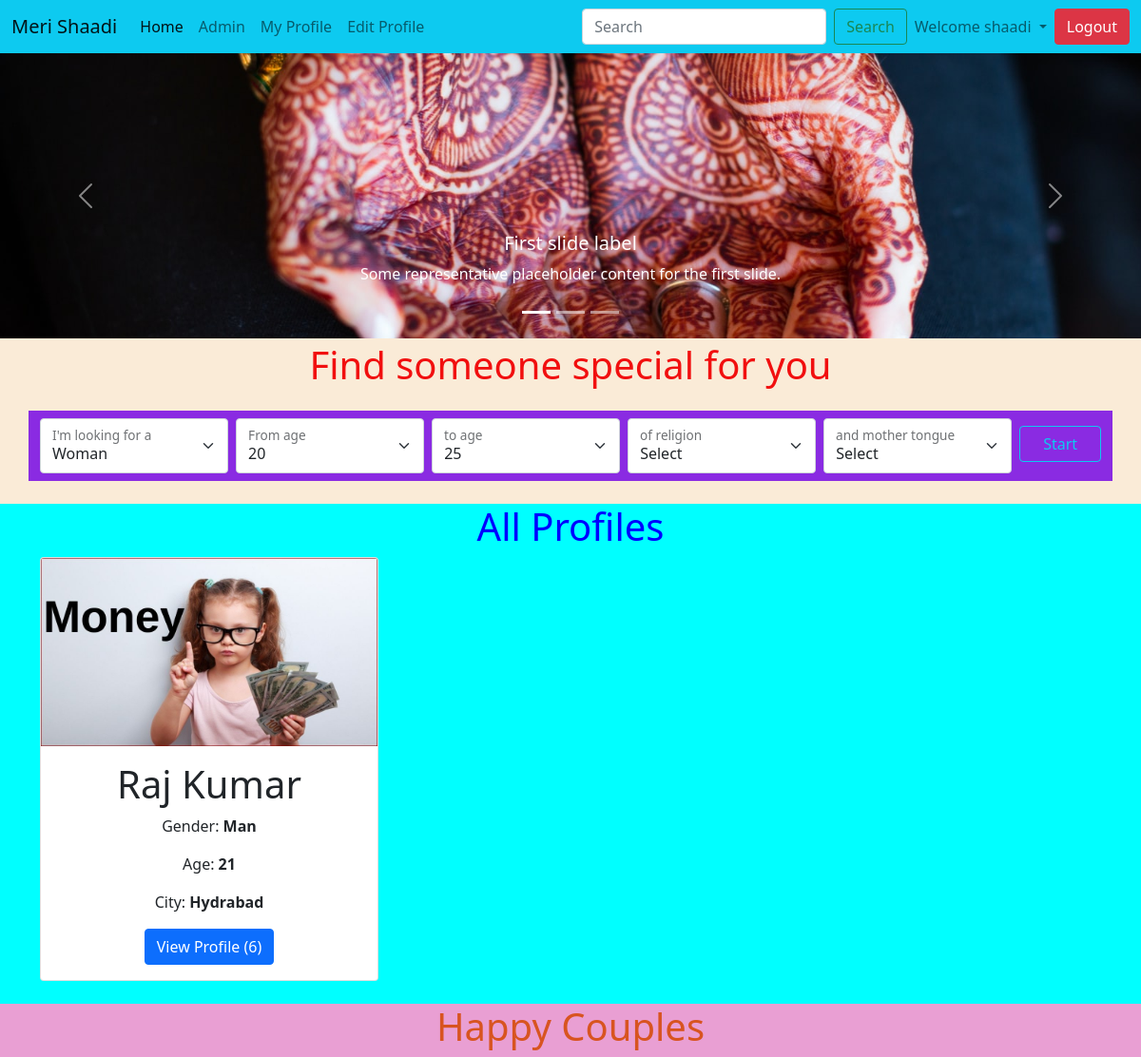
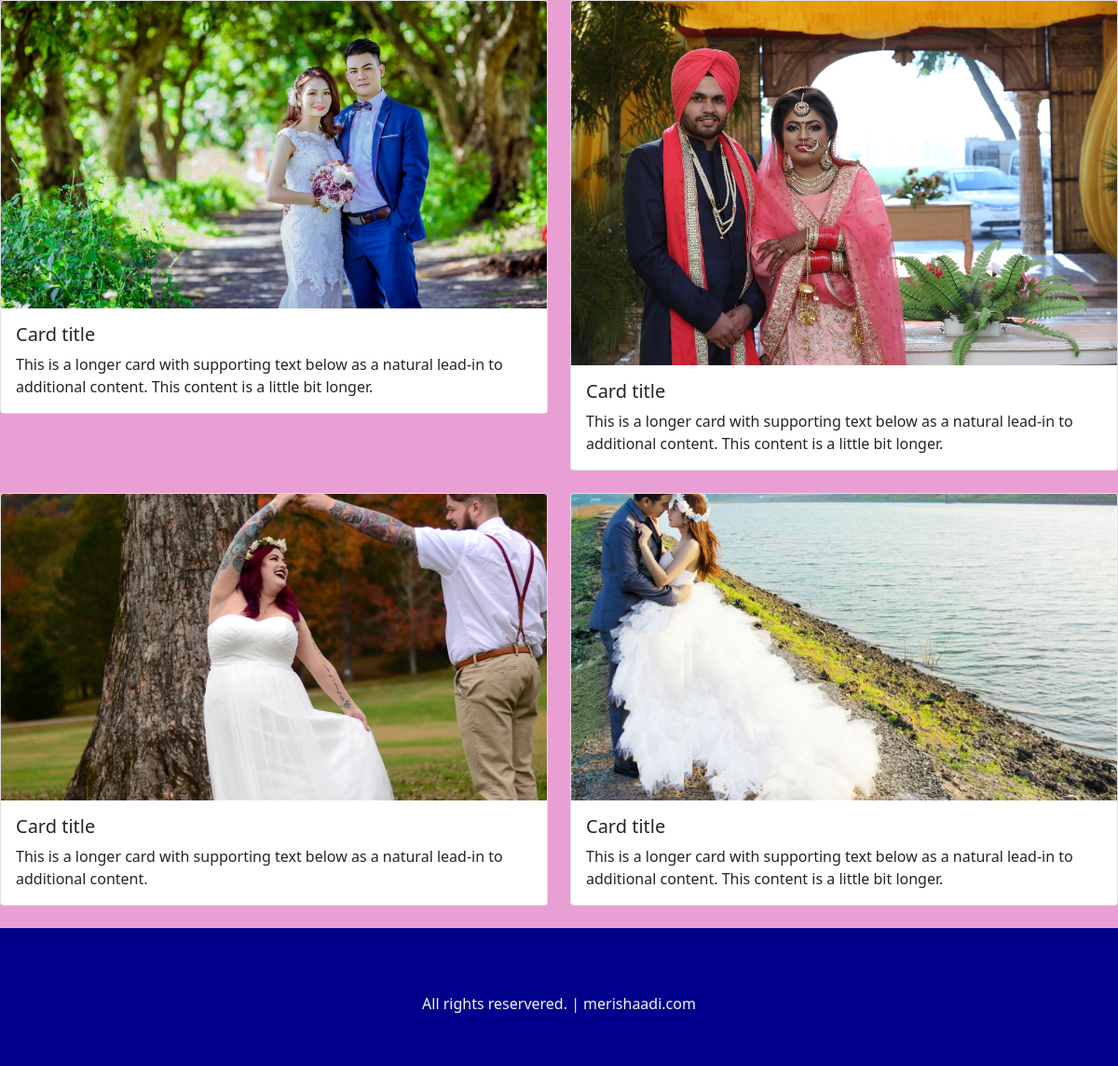
Page / (signed in) on the committed database (2 pictures, top to bottom).
### home/models.py (models this page shows, shortened)
class Profile(models.Model):
    user = models.OneToOneField(User, on_delete=models.CASCADE)
    first_name = models.CharField(max_length=50)
    last_name = models.CharField(max_length=50)
    email = models.CharField(max_length=50)
    gender = models.CharField(max_length=50, default="")
    age = models.IntegerField()
    pic = models.URLField()
    phone = models.CharField(max_length=15, default="")
    date_of_birth = models.DateField(default="")
    city = models.CharField(max_length=50, default="")
    address = models.CharField(max_length=150, default="")
    father_name = models.CharField(max_length=100, default="")
    mother_name = models.CharField(max_length=100, default="")
    father_phone = models.CharField(max_length=15, default="")
    work_address = models.CharField(max_length=150, default="")
    occupation = models.CharField(max_length=100, default="")
    salary = models.IntegerField(default="")
    qualification = models.CharField(max_length=500, default="")
    hobby = models.CharField(max_length=150, default="")
    caste = models.CharField(max_length=100, default="")
    religion = models.CharField(max_length=100, default="")
    family_type = models.CharField(max_length=100, default="", help_text="small/big/joint")

### home/views.py (the view)
# urls.py: path('', index, name='index'),
def index(request):
    profiles = Profile.objects.all()
    users = User.objects.all()
    dic = {"profiles": profiles, 'users': users}
    return render(request, 'home/index.html', dic)

### templates/home/index.html (shortened to what this page needs)
{% extends 'base.html' %}
{% block home %}active{% endblock home %}
{% load static %}
{% block body %}
<div id="carouselExampleIndicators" class="carousel slide" data-bs-ride="carousel">
    <div class="carousel-indicators">
        <button type="button" data-bs-target="#carouselExampleIndicators" data-bs-slide-to="0" class="active"
            aria-current="true" aria-label="Slide 1"></button>
        <button type="button" data-bs-target="#carouselExampleIndicators" data-bs-slide-to="1"
            aria-label="Slide 2"></button>
        <button type="button" data-bs-target="#carouselExampleIndicators" data-bs-slide-to="2"
            aria-label="Slide 3"></button>
    </div>
    <div class="carousel-inner">
        <div class="carousel-item active">
            <img src="{% static 'test3.jpg' %}" class="d-block w-100 h-50" alt="...">
            <div class="carousel-caption d-none d-md-block">
                <h5>First slide label</h5>
                <p>Some representative placeholder content for the first slide.</p>
            </div>
        </div>
    </div>
    <button class="carousel-control-prev" type="button" data-bs-target="#carouselExampleIndicators"
        data-bs-slide="prev">
        <span class="carousel-control-prev-icon" aria-hidden="true"></span>
    </button>
    <button class="carousel-control-next" type="button" data-bs-target="#carouselExampleIndicators"
        data-bs-slide="next">
        <span class="carousel-control-next-icon" aria-hidden="true"></span>
    </button>
</div>
<div style="background-color: antiquewhite;">
    <h1 class="text-center" style="color: rgb(241, 15, 15); padding-top: 4px;">Find someone special for you</h1>
    <br>
    <div class="container" style="background-color: blueviolet;">
        <div class="row g-2">
            <div class="col-md">
                <div class="form-floating">
                    <select class="form-select" id="floatingSelectGrid1" aria-label="Floating label select example">
                        <option selected>Woman</option>
                    </select>
                    <label for="floatingSelectGrid1">I'm looking for a</label>
                </div>
            </div>
            <div class="col-md">
                <div class="form-floating">
                    <select class="form-select" id="floatingSelectGrid2" aria-label="Floating label select example">
                        <option selected value="3">20</option>
                    </select>
                    <label for="floatingSelectGrid2">From age</label>
                </div>
            </div>
            <div class="col-md">
                <div class="form-floating">
                    <select class="form-select" id="floatingSelectGrid3" aria-label="Floating label select example">
                        <option selected value="8">25</option>
                    </select>
                    <label for="floatingSelectGrid3">to age</label>
                </div>
            </div>
            <div class="col-md">
                <div class="form-floating">
                    <select class="form-select" id="floatingSelectGrid4" aria-label="Floating label select example">
                        <option selected>Select</option>
                    </select>
                    <label for="floatingSelectGrid4">of religion</label>
                </div>
            </div>
            <div class="col-md">
                <div class="form-floating mb-2">
                    <select class="form-select" id="floatingSelectGrid5" aria-label="Floating label select example">
                        <option selected>Select</option>
                    </select>
                    <label for="floatingSelectGrid5">and mother tongue</label>
                </div>
            </div>
            <div class="col-md-1">
                <div class="form-floating d-grid gap-2 mb-2">
                    <a href="/register" class="btn btn-outline-info mt-2">Start</a>
                </div>
            </div>
        </div>
    </div>
    <br>
</div>
<div style="background-color: cyan;">
    <h1 class="text-center" style="color: blue;">All Profiles</h1>
    <div class="container">
        <div class="row row-cols-1 row-cols-md-3 g-4">
            {% for profile in profiles %}
            <div class="col">
                <div class="card h-100">
                    <img src="{{profile.pic}}" class="card-img-top h-50" alt="...">
                    <div class="card-body text-center">
                        <h1 class="card-title">{{profile.first_name}} {{profile.last_name}}</h1>
                        <p class="card-text">Gender: <b>{{profile.gender}}</b></p>
                        <p class="card-text">Age: <b>{{profile.age}}</b></p>
                        <p class="card-text">City: <b>{{profile.city}}</b></p>
                        <a href="profile/{{profile.id}}" class="btn btn-primary">View Profile ({{profile.id}})</a>
                    </div>
                </div>
            </div>
            {% endfor %}
        </div>
        <br>
    </div>
</div>
<div style="background-color: rgb(233, 159, 211);">
    <h1 class="text-center" style="color: rgb(216, 84, 32);">Happy Couples</h1>
    <div class="row row-cols-1 row-cols-md-2 g-4">
        <div class="col">
            <div class="card">
                <img src="{% static 'marri1.jpg' %}" class="card-img-top" alt="...">
                <div class="card-body">
                    <h5 class="card-title">Card title</h5>
                    <p class="card-text">This is a longer card with supporting text below as a natural lead-in to
                        additional content. This content is a little bit longer.</p>
                </div>
            </div>
        </div>
        <div class="col">
            <div class="card">
                <img src="{% static 'indian2.jpg' %}" class="card-img-top" alt="...">
                <div class="card-body">
                    <h5 class="card-title">Card title</h5>
                    <p class="card-text">This is a longer card with supporting text below as a natural lead-in to
                        additional content. This content is a little bit longer.</p>
                </div>
            </div>
        </div>
        <div class="col">
            <div class="card">
                <img src="{% static 'couple3.jpg' %}" class="card-img-top" alt="...">
                <div class="card-body">
                    <h5 class="card-title">Card title</h5>
                    <p class="card-text">This is a longer card with supporting text below as a natural lead-in to
                        additional content.</p>
                </div>
            </div>
        </div>
        <div class="col">
            <div class="card">
                <img src="{% static 'couple2.jpg' %}" class="card-img-top" alt="...">
                <div class="card-body">
                    <h5 class="card-title">Card title</h5>
                    <p class="card-text">This is a longer card with supporting text below as a natural lead-in to
                        additional content. This content is a little bit longer.</p>
                </div>
            </div>
        </div>
    </div>
    <br>
</div>
{% endblock body %}

### templates/base.html (shortened to what this page needs)
<!doctype html>
<html lang="en">
<head>
    <link href="https://cdn.jsdelivr.net/npm/bootstrap@5.0.2/dist/css/bootstrap.min.css" rel="stylesheet"
>
</head>
<body>
    <nav class="navbar navbar-expand-lg navbar-light bg-info">
        <div class="container-fluid">
            <a class="navbar-brand" href="/">Meri Shaadi</a>
            <div class="collapse navbar-collapse" id="navbarSupportedContent">
                <ul class="navbar-nav me-auto mb-2 mb-lg-0">
                    <li class="nav-item">
                        <a class="nav-link {% block home %}{% endblock home %}" aria-current="page" href="/">Home</a>
                    </li>
                    <li class="nav-item">
                        <a class="nav-link" target="_blank" href="/admin">Admin</a>
                    </li>
                    {% if request.user.is_authenticated %}
                    <li class="nav-item">
                        <a class="nav-link" href="/profile/{{request.user.id}}">My Profile</a>
                    </li>
                    <li class="nav-item">
                        <a class="nav-link" href="/editProfile/{{request.user.id}}">Edit Profile</a>
                    </li>
                    {% endif %}
                </ul>
                <form class="d-flex">
                    <input class="form-control me-2" type="search" placeholder="Search" aria-label="Search">
                    <button class="btn btn-outline-success" type="submit">Search</button>
                </form>
                {% if request.user.is_authenticated %}
                <ul class="navbar-nav mb-2 mb-lg-0">
                    <li class="nav-item dropdown">
                        <a class="nav-link dropdown-toggle" href="#" id="navbarDropdown" role="button"
                            data-bs-toggle="dropdown" aria-expanded="false">
                            Welcome {{request.user}}
                        </a>
                    </li>
                </ul>
                <a href="/logout" class="btn btn-danger">Logout</a>
                {% else %}
                <a href="/register" class="btn btn-success mx-2">Register</a>
                <a href="/login" class="btn btn-success">Login</a>
                {% endif %}
            </div>
        </div>
    </nav>
    {% block body %}{% endblock body %}
    <div class="footer text-center" style="background-color: darkblue;">
        <br>
        <br>
        <br>
        <h6 style="color: whitesmoke;">All rights reservered. | merishaadi.com</h6>
        <br>
        <br>
    </div>
</body>
</html>

### rows in the picture
Profile: pic (picture), first_name "Raj", last_name "Kumar", gender "Man", age "21", city "Hydrabad", id "6"

### other values in the picture
{{ request.user }} "shaadi"
